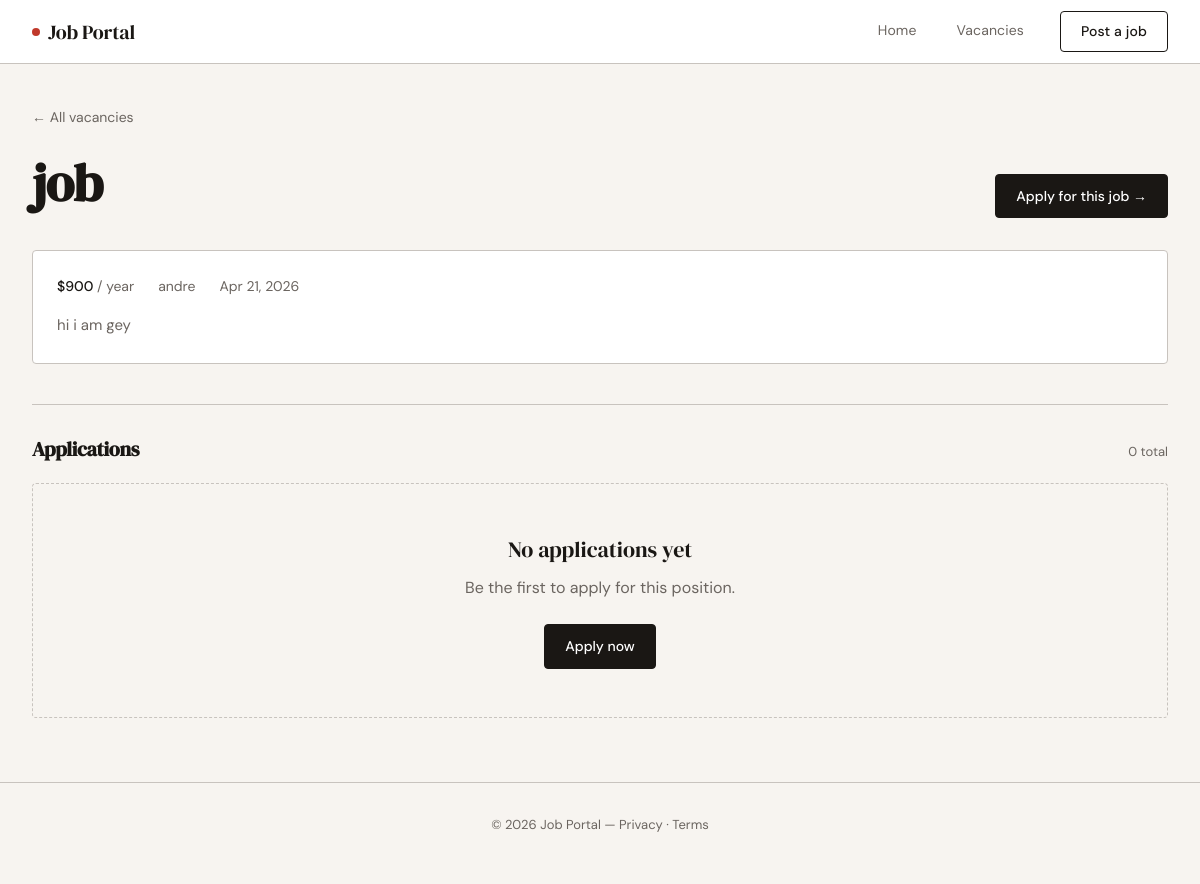
The page /vacancies/1/ on the database its author committed.
### sp/models.py (models this page shows, shortened)
class Vacancy(models.Model):
    author = models.ForeignKey(User, on_delete=models.CASCADE)
    title = models.CharField(max_length=100, null=False)
    description = models.TextField(blank=True, null=True, default=':)')
    salary = models.IntegerField(default=1, validators=[MinValueValidator(1), MaxValueValidator(99999)])
    uploaded_at = models.DateTimeField(auto_now_add=True)

class User(models.Model):
    name = models.CharField(max_length=40, null=False)
    email = models.EmailField(blank=True, null=True)

### sp/views.py (the view)
# urls.py: path('vacancies/<int:vacancy_id>/', views.vacancy_detail, name='vacancy_detail'),
def vacancy_detail(request, vacancy_id):
    vacancy = get_object_or_404(Vacancy, id=vacancy_id)
    applications = Applicant.objects.filter(vacancy=vacancy).order_by('-id')
    return render(request, 'vacancy_detail.html', {'vacancy': vacancy, 'applications': applications})

### sp/templates/vacancy_detail.html (shortened to what this page needs)
{% extends 'base.html' %}
{% block content %}
<div style="margin-bottom: 1.5rem;">
  <a href="{% url 'vacancies' %}" style="font-size: 0.875rem; color: var(--ink-muted); text-decoration: none; display: inline-flex; align-items: center; gap: 4px;">
    &larr; All vacancies
  </a>
</div>
<div style="display: flex; align-items: baseline; justify-content: space-between; flex-wrap: wrap; gap: 1rem; margin-bottom: 2rem;">
  <h1 style="margin: 0;">{{ vacancy.title }}</h1>
  <a href="{% url 'apply_vacancy' vacancy.id %}" class="btn btn-primary">Apply for this job &rarr;</a>
</div>
<div class="card" style="margin-bottom: 2.5rem;">
  <div style="display: flex; flex-wrap: wrap; gap: 1.5rem; font-size: 0.875rem; color: var(--ink-muted); margin-bottom: {% if vacancy.description %}1rem{% else %}0{% endif %};">
    <span>
      <span style="font-weight: 500; color: var(--ink);">${{ vacancy.salary }}</span>&nbsp;/ year
    </span>
    <span>{{ vacancy.author.name }}</span>
    <span>{{ vacancy.uploaded_at|date:"M d, Y" }}</span>
  </div>
  {% if vacancy.description %}
    <p style="margin: 0; color: var(--ink-muted); font-size: 0.9375rem; line-height: 1.7;">{{ vacancy.description }}</p>
  {% endif %}
</div>
<hr class="divider">
<div style="display: flex; align-items: baseline; justify-content: space-between; margin-bottom: 1.25rem;">
  <h2 style="font-size: 1.25rem; margin: 0;">Applications</h2>
  <span style="font-size: 0.8125rem; color: var(--ink-muted);">{{ applications|length }} total</span>
</div>
{% if applications %}
  <div style="display: flex; flex-direction: column; gap: 1rem;">
    {% for application in applications %}
    <div class="card">
      <div style="display: flex; align-items: baseline; justify-content: space-between; flex-wrap: wrap; gap: 0.5rem; margin-bottom: 0.75rem;">
        <p style="font-weight: 500; color: var(--ink); margin: 0;">{{ application.author.name }}</p>
        <span class="badge">${{ application.wanted_salary }} wanted</span>
      </div>
      <p style="font-size: 0.875rem; color: var(--ink-muted); margin-bottom: 1rem;">
        {{ application.author.email }}
      </p>
      <div style="background: var(--paper); border-left: 2px solid var(--ink-faint); padding: 0.875rem 1rem; border-radius: 0 var(--radius) var(--radius) 0; font-size: 0.9rem; color: var(--ink-muted); line-height: 1.7;">
        {{ application.content|linebreaks }}
      </div>
    </div>
    {% endfor %}
  </div>
{% else %}
  <div style="text-align: center; padding: 3rem 2rem; border: 1px dashed var(--ink-faint); border-radius: var(--radius);">
    <p style="font-family: 'DM Serif Display', serif; font-size: 1.375rem; color: var(--ink); margin-bottom: 0.5rem;">No applications yet</p>
    <p style="margin-bottom: 1.5rem;">Be the first to apply for this position.</p>
    <a href="{% url 'apply_vacancy' vacancy.id %}" class="btn btn-primary">Apply now</a>
  </div>
{% endif %}
{% endblock %}

### sp/templates/base.html (style rules this page uses)
*, *::before, *::after { box-sizing: border-box; margin: 0; padding: 0; }
:root { --ink: #1a1714; --ink-muted: #6b6560; --ink-faint: #c8c3be; --paper: #f7f4f0; --paper-warm: #ede9e3; --accent: #c0392b; --accent-soft: #f9eeec; --white: #ffffff; --nav-h: 64px; --radius: 4px; --transition: 0.2s ease; }
html { scroll-behavior: smooth; }
body { font-family: 'DM Sans', sans-serif; font-size: 16px; line-height: 1.6; color: var(--ink); background-color: var(--paper); min-height: 100vh; }
h1 { font-family: 'DM Serif Display', serif; font-size: clamp(2rem, 5vw, 3.25rem); line-height: 1.1; letter-spacing: -0.02em; color: var(--ink); margin-bottom: 1rem; }
h2 { font-family: 'DM Serif Display', serif; font-size: clamp(1.375rem, 3vw, 1.875rem); line-height: 1.2; letter-spacing: -0.015em; color: var(--ink); margin-bottom: 0.75rem; }
p { color: var(--ink-muted); margin-bottom: 1rem; }
a { color: var(--accent); text-decoration: none; transition: opacity var(--transition); }
.card { background: var(--white); border: 1px solid var(--ink-faint); border-radius: var(--radius); padding: 1.5rem; transition: border-color var(--transition), box-shadow var(--transition); }
.btn { display: inline-flex; align-items: center; gap: 6px; font-family: 'DM Sans', sans-serif; font-size: 0.875rem; font-weight: 500; padding: 0.625rem 1.25rem; border-radius: var(--radius); border: 1px solid transparent; cursor: pointer; text-decoration: none; transition: background var(--transition), color var(--transition), border-color var(--transition); }
.btn-primary { background: var(--ink); color: var(--white); border-color: var(--ink); }
.divider { border: none; border-top: 1px solid var(--ink-faint); margin: 2rem 0; }

### rows shown on the page
Vacancy: title "job", salary "900", author.name "andre", uploaded_at "Apr 21, 2026", description "hi i am gey"

### other values the page prints
{{ applications|length }} "0"
